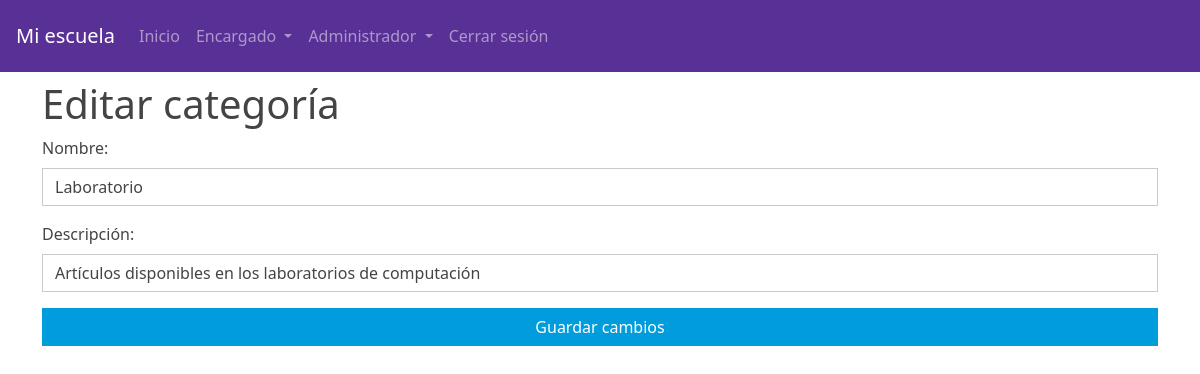
The app's page /editar_categoria.php?id=2 (signed in) with its own data.
### tables this page shows
CREATE TABLE `categorias` (
  `id` int(11) NOT NULL,
  `nombre` varchar(255) NOT NULL,
  `descripcion` varchar(255) DEFAULT NULL
);

### editar_categoria.php (the view, shortened to what this page needs)
<?php
require_once 'conexion.php';
if ($_SERVER['REQUEST_METHOD'] === 'POST') {
    $id = $_POST['id'];
    $nombre = $_POST['nombre'];
    $descripcion = $_POST['descripcion'];
    $sql = "UPDATE categorias SET nombre = ?, descripcion = ? WHERE id = ?";
    $stmt = $con->prepare($sql);
    $stmt->bind_param('ssi', $nombre, $descripcion, $id);
    if ($stmt->execute()) {
        header('Location: listar_categorias.php');
        exit;
    } else {
        echo 'Error al actualizar la categoría: ' . $stmt->error;
    }
} else {
    if (isset($_GET['id'])) {
        $id = $_GET['id'];
        $sql = "SELECT * FROM categorias WHERE id = ?";
        $stmt = $con->prepare($sql);
        $stmt->bind_param('i', $id);
        $stmt->execute();
        $resultado = $stmt->get_result();
        if ($resultado->num_rows === 1) {
            $categoria = $resultado->fetch_assoc();
        } else {
            header('Location: listar_categorias.php');
            exit;
        }
    } else {
        header('Location: listar_categorias.php');
        exit;
    }
}
?>
<!DOCTYPE html>
<html lang="es">
<head>
    <?php require "head.php"; ?>
</head>
<body>
    <?php require "header.php"; ?>
    <div class="container pt-2">
        <div class="row">
            <h1>Editar categoría</h1>
            <form method="POST">
                <div class="form-group">
                    <label>
                        Nombre:
                    </label>
                    <input type="text" name="nombre" class="form-control" value="<?php echo $categoria['nombre']; ?>">
                </div>
                <div class="form-group">
                    <label>
                        Descripción:
                    </label>
                    <input type="text" name="descripcion" class="form-control" value="<?php echo $categoria['descripcion']; ?>">
                </div>
                <div class="form-group">
                    <button type="submit" class='form-control btn btn-info'>Guardar cambios</button>
                </div>
            </form>
        </div>
    </div>
</body>
</html>

### records on screen
categorias: nombre "Laboratorio", descripcion "Artículos disponibles en los laboratorios de computación"
